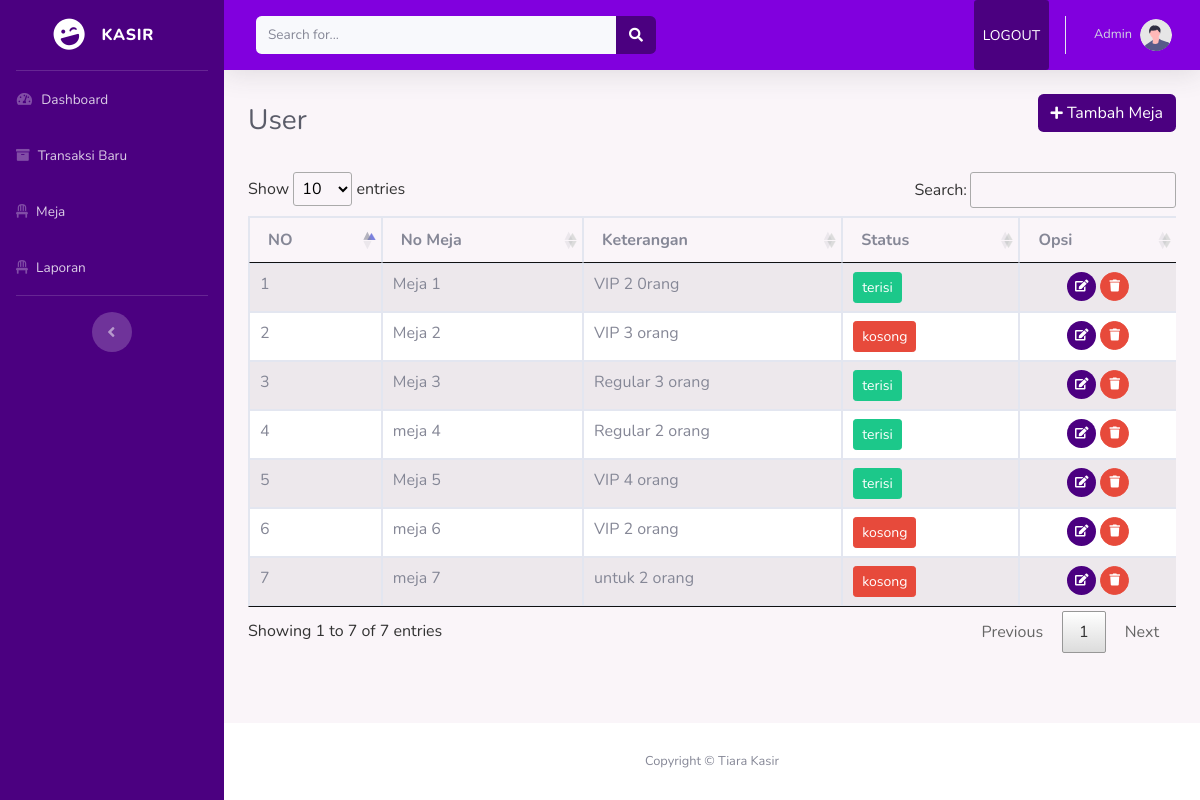
Screenshot of /kasir/index.php?page=meja (signed in) with the database file from the repository.
### tables this page shows
CREATE TABLE `t_meja` (
  `id_meja` int(11) NOT NULL,
  `no_meja` varchar(50) NOT NULL,
  `keterangan` varchar(50) NOT NULL,
  `status` varchar(50) NOT NULL
);

### kasir/meja.php (the view, shortened to what this page needs)
<div class="d-sm-flex align-items-center justify-content-between mb-4">
    <h1 class="h3 mb-0 text-gray-800">User</h1>
    <button class="btn mb-3 invert" style="background-color: #4B0080; color: #FFFFFF" data-toggle="modal" data-target="#tambah_meja"><i class="fas fa-plus fa-sm"></i> Tambah Meja
    </button>
</div>
<div class="row">
    <div class="col-lg-12">
        <div class="table-responsive">
            <table class="tablesaw table-striped table-hover table-bordered table" data-tablesaw-mode="columntoggle" id="data-tables">
                <thead>
                    <tr>
                        <th>NO</th>
                        <th>No Meja</th>
                        <th>Keterangan</th>
                        <th>Status</th>
                        <th>Opsi</th>
                    </tr>
                </thead>
                <tbody>
                    <?php
                    $no = 1;
                    $query = "SELECT * FROM t_meja";
                    $sql_rm = mysqli_query($tiarakoneksi, $query) or die(mysqli_error($kon));
                    while ($data = mysqli_fetch_array($sql_rm)) {
                    ?>
                        <tr>
                            <td><?= $no++ ?></td>
                            <td><?= $data['no_meja']  ?></td>
                            <td><?= $data['keterangan'] ?></td>
                            <?php if ($data['status'] == 'kosong') { ?>
                                <td><button class="btn btn-sm btn-danger"><?= $data['status'] ?></button></td>
                            <?php } elseif ($data['status'] == 'terisi') { ?>
                                <td><button class="btn btn-sm btn-success"><?= $data['status'] ?></button></td>
                            <?php } ?>
                            <td align="center">
                                <button data-toggle="modal" data-target="#id_meja<?= $data['id_meja'] ?>" class="btn btn-circle btn-sm" style="background-color: #4B0080;color:white;"><i class="fas fa-edit"></i></button>
                                <a onclick="return confirm('Apakah kamu yakin ingin menghapus data ini ?')" href="index.php?page=meja&hapus&id_meja=<?= $data['id_meja'] ?>" class="btn btn-circle btn-sm btn-danger"><i class="fas fa-trash"></i></a>
                            </td>
                        </tr>
                    <?php } ?>
                </tbody>
            </table>
        </div>
    </div>
</div>

### kasir/index.php (shortened to what this page needs)
<?php
include '../koneksi.php';
?>
<!DOCTYPE html>
<html lang="en">
<head>
    <link href="../assets/vendor/fontawesome-free/css/all.min.css" rel="stylesheet" type="text/css">
    <link href="../assets/css/sb-admin-2.min.css" rel="stylesheet">
    <link rel="stylesheet" type="text/css" href="../assets/css/struk_kasir.css" />
    <link rel="stylesheet" type="text/css" href="../assets/DataTables/datatables.min.css" />
    <link rel="stylesheet" type="text/css" href="../assets/DataTables/buttons.dataTables.min.css">
    <link rel="stylesheet" type="text/css" href="../assets/DataTables/jquery.dataTables.min.css">
</head>
<body id="page-top">
    <div id="wrapper">
        <ul class="navbar-nav  sidebar sidebar-dark accordion" id="accordionSidebar" style="background-color: #4B0080;">
            <a class="sidebar-brand d-flex align-items-center justify-content-center" href="index.php?page=dashboard">
                <div class="sidebar-brand-icon rotate-n-15">
                    <i class="fas fa-laugh-wink"></i>
                </div>
                <div class="sidebar-brand-text mx-3">Kasir</div>
            </a>
            <hr class="sidebar-divider my-0">
            <li class="nav-item">
                <a class="nav-link" href="index.php?page=dashboard">
                    <i class="fas fa-fw fa-tachometer-alt"></i>
                    <span>Dashboard</span></a>
            </li>
            <li class="nav-item">
                <a class="nav-link" href="index.php?page=transaksi">
                    <i class="fas fa-archive"></i>
                    <span>Transaksi Baru</span></a>
            </li>
            <li class="nav-item">
                <a class="nav-link" href="index.php?page=meja">
                    <i class="fas fa-chair"></i>
                    <span>Meja</span></a>
            </li>
            <li class="nav-item">
                <a class="nav-link" href="index.php?page=laporan">
                    <i class="fas fa-chair"></i>
                    <span>Laporan</span></a>
            </li>
            <hr class="sidebar-divider d-none d-md-block">
            <div class="text-center d-none d-md-inline">
                <button class="rounded-circle border-0" id="sidebarToggle"></button>
            </div>
        </ul>
        <div id="content-wrapper" class="d-flex flex-column">
            <div id="content" style="background-color:#FAF5F9 ;">
                <nav class="navbar navbar-expand navbar-light  topbar mb-4 static-top shadow" style="background-color:#8100DE; color:white;">
                    <form class="d-none d-sm-inline-block form-inline mr-auto ml-md-3 my-2 my-md-0 mw-100 navbar-search">
                        <div class="input-group">
                            <input type="text" class="form-control bg-light border-0 small" placeholder="Search for..." aria-label="Search" aria-describedby="basic-addon2">
                            <div class="input-group-append">
                                <button class="btn" type="button" style="background-color: #4B0080;color:white;">
                                    <i class="fas fa-search fa-sm"></i>
                                </button>
                            </div>
                        </div>
                    </form>
                    <ul class="navbar-nav ml-auto">
                        <button class="btn btn-sm" data-toggle="modal" data-target="#logoutModal" style="background-color:#4B0080;color:white;">LOGOUT</button>
                        <li class="nav-item dropdown no-arrow">
                            <a class="nav-link dropdown-toggle" href="#" id="userDropdown" role="button" data-toggle="dropdown" aria-haspopup="true" aria-expanded="false">
                                <span class="mr-2 d-none d-lg-inline  small"> <?= $_SESSION['nama_user'] ?></span>
                                <img class="img-profile rounded-circle" src="../assets/img/undraw_profile.svg">
                            </a>
                        </li>
                    </ul>
                </nav>
                <div class="container-fluid">
                    <?php
                    @$page = $_GET['page'];
                    switch ($page) {
                        case 'meja':
                            include "meja.php";
                            break;
                    }
                    ?>
                </div>
            </div>
            <footer class="sticky-footer bg-white">
                <div class="container my-auto">
                    <div class="copyright text-center my-auto">
                        <span>Copyright &copy; Tiara Kasir</span>
                    </div>
                </div>
            </footer>
        </div>
    </div>
</body>
</html>

### rows the page displays
t_meja: no_meja "Meja 1", keterangan "VIP 2 0rang", status "terisi"
t_meja: no_meja "Meja 2", keterangan "VIP 3 orang", status "kosong"
t_meja: no_meja "Meja 3", keterangan "Regular 3 orang", status "terisi"
t_meja: no_meja "meja 4", keterangan "Regular 2 orang", status "terisi"
t_meja: no_meja "Meja 5", keterangan "VIP 4 orang", status "terisi"
t_meja: no_meja "meja 6", keterangan "VIP 2 orang", status "kosong"
t_meja: no_meja "meja 7", keterangan "untuk 2 orang", status "kosong"

### other values shown
$_SESSION['nama_user'] "Admin"
